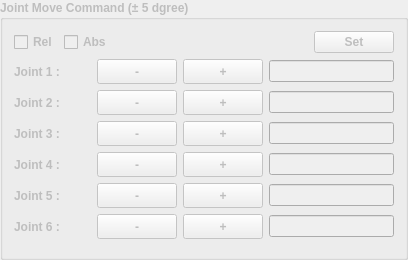
         <widget class="QGroupBox" name="gbJointMoveCommand">
          <property name="enabled">
           <bool>false</bool>
          </property>
          <property name="minimumSize">
           <size>
            <width>350</width>
            <height>260</height>
           </size>
          </property>
          <property name="maximumSize">
           <size>
            <width>16777215</width>
            <height>16777215</height>
           </size>
          </property>
          <property name="font">
           <font>
            <weight>75</weight>
            <bold>true</bold>
           </font>
          </property>
          <property name="title">
           <string>Joint Move Command (± 5 dgree)</string>
          </property>
          <layout class="QGridLayout" name="gridLayout_5">
           <item row="0" column="0">
            <layout class="QHBoxLayout" name="horizontalLayout_18">
             <item>
              <widget class="QCheckBox" name="cbJointRel">
               <property name="minimumSize">
                <size>
                 <width>0</width>
                 <height>0</height>
                </size>
               </property>
               <property name="text">
                <string>Rel</string>
               </property>
              </widget>
             </item>
             <item>
              <widget class="QCheckBox" name="cbJointAbs">
               <property name="minimumSize">
                <size>
                 <width>0</width>
                 <height>0</height>
                </size>
               </property>
               <property name="text">
                <string>Abs</string>
               </property>
              </widget>
             </item>
             <item>
              <spacer name="horizontalSpacer">
               <property name="orientation">
                <enum>Qt::Horizontal</enum>
               </property>
               <property name="sizeHint" stdset="0">
                <size>
                 <width>40</width>
                 <height>20</height>
                </size>
               </property>
              </spacer>
             </item>
             <item>
              <widget class="QPushButton" name="btnJSet">
               <property name="minimumSize">
                <size>
                 <width>0</width>
                 <height>0</height>
                </size>
               </property>
               <property name="maximumSize">
                <size>
                 <width>16777215</width>
                 <height>16777215</height>
                </size>
               </property>
               <property name="text">
                <string>Set</string>
               </property>
              </widget>
             </item>
            </layout>
           </item>
           <item row="1" column="0">
            <layout class="QHBoxLayout" name="hlJoint1">
             <item>
              <widget class="QLabel" name="lbJoint1">
               <property name="minimumSize">
                <size>
                 <width>77</width>
                 <height>0</height>
                </size>
               </property>
               <property name="text">
                <string>Joint 1 : </string>
               </property>
              </widget>
             </item>
             <item>
              <widget class="QPushButton" name="btnJ1N">
               <property name="minimumSize">
                <size>
                 <width>25</width>
                 <height>25</height>
                </size>
               </property>
               <property name="maximumSize">
                <size>
                 <width>16777215</width>
                 <height>16777215</height>
                </size>
               </property>
               <property name="text">
                <string>-</string>
               </property>
              </widget>
             </item>
             <item>
              <widget class="QPushButton" name="btnJ1P">
               <property name="minimumSize">
                <size>
                 <width>25</width>
                 <height>25</height>
                </size>
               </property>
               <property name="maximumSize">
                <size>
                 <width>16777215</width>
                 <height>16777215</height>
                </size>
               </property>
               <property name="text">
                <string>+</string>
               </property>
              </widget>
             </item>
             <item>
              <widget class="QLineEdit" name="txtJCmd1">
               <property name="minimumSize">
                <size>
                 <width>82</width>
                 <height>0</height>
                </size>
               </property>
               <property name="layoutDirection">
                <enum>Qt::LeftToRight</enum>
               </property>
               <property name="text">
                <string/>
               </property>
               <property name="alignment">
                <set>Qt::AlignRight|Qt::AlignTrailing|Qt::AlignVCenter</set>
               </property>
              </widget>
             </item>
            </layout>
           </item>
           <item row="2" column="0">
            <layout class="QHBoxLayout" name="hlJoint2">
             <item>
              <widget class="QLabel" name="lbJoint2">
               <property name="minimumSize">
                <size>
                 <width>77</width>
                 <height>0</height>
                </size>
               </property>
               <property name="text">
                <string>Joint 2 : </string>
               </property>
              </widget>
             </item>
             <item>
              <widget class="QPushButton" name="btnJ2N">
               <property name="minimumSize">
                <size>
                 <width>25</width>
                 <height>25</height>
                </size>
               </property>
               <property name="maximumSize">
                <size>
                 <width>16777215</width>
                 <height>16777215</height>
                </size>
               </property>
               <property name="text">
                <string>-</string>
               </property>
              </widget>
             </item>
             <item>
              <widget class="QPushButton" name="btnJ2P">
               <property name="minimumSize">
                <size>
                 <width>25</width>
                 <height>25</height>
                </size>
               </property>
               <property name="maximumSize">
                <size>
                 <width>16777215</width>
                 <height>16777215</height>
                </size>
               </property>
               <property name="text">
                <string>+</string>
               </property>
              </widget>
             </item>
             <item>
              <widget class="QLineEdit" name="txtJCmd2">
               <property name="alignment">
                <set>Qt::AlignRight|Qt::AlignTrailing|Qt::AlignVCenter</set>
               </property>
              </widget>
             </item>
            </layout>
           </item>
           <item row="4" column="0">
            <layout class="QHBoxLayout" name="hlJoint4">
             <item>
              <widget class="QLabel" name="lbJoint4">
               <property name="minimumSize">
                <size>
                 <width>77</width>
                 <height>0</height>
                </size>
               </property>
               <property name="text">
                <string>Joint 4 : </string>
               </property>
              </widget>
             </item>
             <item>
              <widget class="QPushButton" name="btnJ4N">
               <property name="minimumSize">
                <size>
                 <width>25</width>
                 <height>25</height>
                </size>
               </property>
               <property name="maximumSize">
                <size>
                 <width>16777215</width>
                 <height>16777215</height>
                </size>
               </property>
               <property name="text">
                <string>-</string>
               </property>
              </widget>
             </item>
             <item>
              <widget class="QPushButton" name="btnJ4P">
               <property name="minimumSize">
                <size>
                 <width>25</width>
                 <height>25</height>
                </size>
               </property>
               <property name="maximumSize">
                <size>
                 <width>16777215</width>
                 <height>16777215</height>
                </size>
               </property>
               <property name="text">
                <string>+</string>
               </property>
              </widget>
             </item>
             <item>
              <widget class="QLineEdit" name="txtJCmd4">
               <property name="alignment">
                <set>Qt::AlignRight|Qt::AlignTrailing|Qt::AlignVCenter</set>
               </property>
              </widget>
             </item>
            </layout>
           </item>
           <item row="3" column="0">
            <layout class="QHBoxLayout" name="hlJoint3">
             <item>
              <widget class="QLabel" name="lbJoint3">
               <property name="minimumSize">
                <size>
                 <width>77</width>
                 <height>0</height>
                </size>
               </property>
               <property name="text">
                <string>Joint 3 : </string>
               </property>
              </widget>
             </item>
             <item>
              <widget class="QPushButton" name="btnJ3N">
               <property name="minimumSize">
                <size>
                 <width>25</width>
                 <height>25</height>
                </size>
               </property>
               <property name="maximumSize">
                <size>
                 <width>16777215</width>
                 <height>16777215</height>
                </size>
               </property>
               <property name="text">
                <string>-</string>
               </property>
              </widget>
             </item>
             <item>
              <widget class="QPushButton" name="btnJ3P">
               <property name="minimumSize">
                <size>
                 <width>25</width>
                 <height>25</height>
                </size>
               </property>
               <property name="maximumSize">
                <size>
                 <width>16777215</width>
                 <height>16777215</height>
                </size>
               </property>
               <property name="text">
                <string>+</string>
               </property>
              </widget>
             </item>
             <item>
              <widget class="QLineEdit" name="txtJCmd3">
               <property name="alignment">
                <set>Qt::AlignRight|Qt::AlignTrailing|Qt::AlignVCenter</set>
               </property>
              </widget>
             </item>
            </layout>
           </item>
           <item row="5" column="0">
            <layout class="QHBoxLayout" name="hlJoint5">
             <item>
              <widget class="QLabel" name="lbJoint5">
               <property name="minimumSize">
                <size>
                 <width>77</width>
                 <height>0</height>
                </size>
               </property>
               <property name="text">
                <string>Joint 5 : </string>
               </property>
              </widget>
             </item>
             <item>
              <widget class="QPushButton" name="btnJ5N">
               <property name="minimumSize">
                <size>
                 <width>25</width>
                 <height>25</height>
                </size>
               </property>
               <property name="maximumSize">
                <size>
                 <width>16777215</width>
                 <height>16777215</height>
                </size>
               </property>
               <property name="text">
                <string>-</string>
               </property>
              </widget>
             </item>
             <item>
              <widget class="QPushButton" name="btnJ5P">
               <property name="minimumSize">
                <size>
                 <width>25</width>
                 <height>25</height>
                </size>
               </property>
               <property name="maximumSize">
                <size>
                 <width>16777215</width>
                 <height>16777215</height>
                </size>
               </property>
               <property name="text">
                <string>+</string>
               </property>
              </widget>
             </item>
             <item>
              <widget class="QLineEdit" name="txtJCmd5">
               <property name="alignment">
                <set>Qt::AlignRight|Qt::AlignTrailing|Qt::AlignVCenter</set>
               </property>
              </widget>
             </item>
            </layout>
           </item>
           <item row="6" column="0">
            <layout class="QHBoxLayout" name="hlJoint6">
             <item>
              <widget class="QLabel" name="lbJoint6">
               <property name="minimumSize">
                <size>
                 <width>77</width>
                 <height>0</height>
                </size>
               </property>
               <property name="text">
                <string>Joint 6 : </string>
               </property>
              </widget>
             </item>
             <item>
              <widget class="QPushButton" name="btnJ6N">
               <property name="minimumSize">
                <size>
                 <width>25</width>
                 <height>25</height>
                </size>
               </property>
               <property name="maximumSize">
                <size>
                 <width>16777215</width>
                 <height>16777215</height>
                </size>
               </property>
               <property name="text">
                <string>-</string>
               </property>
              </widget>
             </item>
             <item>
              <widget class="QPushButton" name="btnJ6P">
               <property name="minimumSize">
                <size>
                 <width>25</width>
                 <height>25</height>
                </size>
               </property>
               <property name="maximumSize">
                <size>
                 <width>16777215</width>
                 <height>16777215</height>
                </size>
               </property>
               <property name="text">
                <string>+</string>
               </property>
              </widget>
             </item>
             <item>
              <widget class="QLineEdit" name="txtJCmd6">
               <property name="alignment">
                <set>Qt::AlignRight|Qt::AlignTrailing|Qt::AlignVCenter</set>
               </property>
              </widget>
             </item>
            </layout>
           </item>
          </layout>
         </widget>
